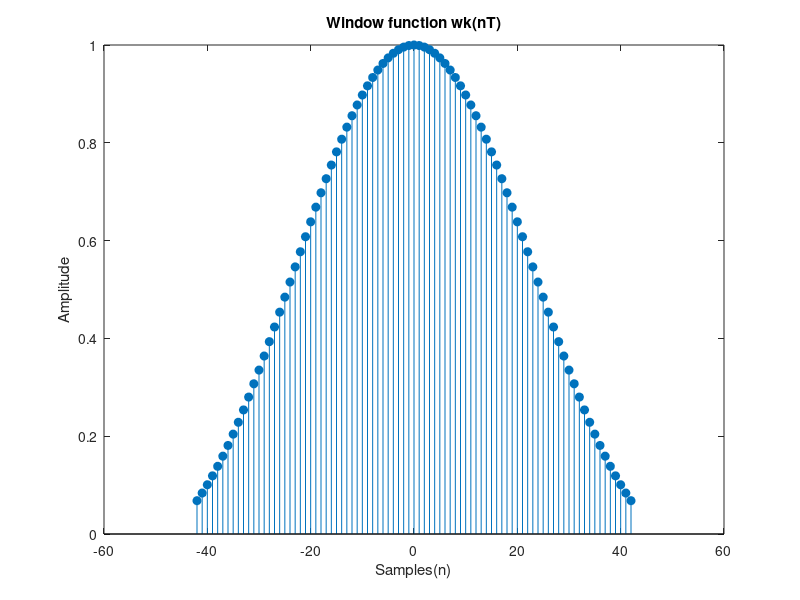

Source code (MATLAB): (Note: this script raises an error after producing the figure.)
clear all;
close all;
%% Filter Specifications
A = 2;
B = 4;
C = 3;
TAp = 0.05+0.01*A; % Stopband attenuation.
TAa = 40+B; % Passband ripple.
wp1 = 400+C*100; % Lower passband frequency.
wp2 = 700+C*100; % Upper cutoff frequency.
wa1 = 250+C*100; % Lower stopband frequency.
wa2 = 800+C*100; % Upeer stopband frequency.
ws = 2*(1200+C*100); % Sampling frequency.
deltaP = (10^(0.05*TAp)-1)/(10^(0.05*TAp)+1);
deltaA = 10^(-0.05*TAa);
delta = min(deltaP,deltaA);
Bt = min((wp1-wa1),(wa2-wp2));
wc1 = wp1 - Bt/2;
wc2 = wp2 + Bt/2;
%% Actual Stopband Attenuation
Aa = -20*log10(delta); % Actual stopband ripple.
Ap = 20*log10((delta+1)/(1-delta)); % Actual Passband ripple.
%% Calculating Alpha
if Aa<=21
Alpha = 0;
elseif Aa <= 50
Alpha = 0.5842*(Aa-21)^0.4 + 0.07886*(Aa-21);
else
Alpha = 0.1102*(Aa-8.7);
end
%% Calculating D
if Aa <= 21
D = 0.9222;
else
D = (Aa - 7.95)/14.36 ;
end%% Calculating the Order(N)
N = ceil((ws*D/Bt)+1);
if rem(N,2)==0
N=N+1;
end
%% Calculating Impulse Response(h(n))
nMax = (N-1)/2;
T = (2*pi)/ws;
n = (1 : nMax);
hn = (sin(wc2*T*n)- sin(wc1*T*n))./(n*pi);
hn0 = 2*(wc2-wc1)/ws;
hn = cat(2,fliplr(hn),hn0,hn);
%% Calculating lo(alpha)
temp = 1;
loAlpha = 1;
k = 1;
while temp > 10^(-6)
temp = ((1/factorial(k))*(Alpha/2)^k)^2;
loAlpha = loAlpha+temp;
k = k+1;
end
%% Calculating lo(beeta)
loBeta = [];
for x = 1:nMax
Beta = Alpha*sqrt(1-(2*x/(N-1))^2);
temp = 1;
loTemp = 1;
k = 1;
while temp > 10^(-6)
temp = ((1/factorial(k))*(Beta/2)^k)^2;
loTemp = loTemp+temp;
k = k+1;
end
loBeta = cat(2,loBeta,loTemp);
end
loBeta = cat(2,fliplr(loBeta),loAlpha,loBeta);
%% Calculte Wkn and plot the function
wkn = loBeta/loAlpha;
figure;
stem((-nMax:1:nMax),wkn,'fill');
title('Window function wk(nT)');
xlabel('Samples(n)');
ylabel('Amplitude');%% Magnitude response of the filter
hFilter = hn.*wkn;
[h,f] = freqz(hFilter);
fvtool(hFilter);
figure;
plot(f/T, 20 * log10(abs(h)));
ylim([-100 4]);
xlim([0 1500]);
title('Magnitude response of the filter');
xlabel('Angular Frequency (rad/s)');
ylabel('Magnitude (dB)');
grid on;
%% Magnitude response of the filter in the passband
figure;
plot(f/T, 20 * log10(abs(h)));
title('Magnitude response of the filter in the passband');
xlim([wc1 wc2]);
ylim([-TAp/2 TAp/2]);
xlabel('Angular Frequency (rad/s)');
ylabel('Magnitude (dB)');
grid on;
%% Phase response of the filter
figure;
plot(f/T,unwrap(angle(h)));
title('Phase Response of the Filter');
xlabel('Frequency(rad/s)');
ylabel('Phase(rad)');
%% Impulse response before going through the window h(nT)
figure;
stem((-nMax:nMax), hn,'fill');
title('Impulse Response Before going through the window h(nT)');
xlabel('Samples(n)');
ylabel('Amplitude');
%% Impulse Response of the filter
figure;
stem((-nMax:nMax), hFilter,'fill');
title('Impulse Response of the filter hw(nT)');
xlabel('Samples(n)');
ylabel('Amplitude');
grid on;
%% Filter a Signal
w1 = wa1/2; % signal 1 (frequency 450 rad/s )
w2 = (wp1+wp2)/2; % signal 2 (frequency 1150 rad/s )
w3 = 1600; % signal 3 (frequency 1600 rad/s )
xn0 = @(x)(sin(w1*x*T)+sin(w2*T*x)+sin(w3*T*x));
n1 = 1:(1025-N); % we take 1025-N samples
xn = xn0(n1); % Input signal
Hk0 = fft(hFilter,1024); % Furier transform of the filter
Xk0 = fft(xn,1024); % Furier transform of the signal
Yk0 = Xk0.*Hk0; % Furier transform of the output
yFilter = ifft(Yk0); % Output signal of the filter
yOut = sin(w2*T*(1:1024)); % Expected output signal
%% Frequency domain representation of the input signal
figure;
f1 = (1:1024)/1024*ws-ws/2;
Xk = fftshift(Xk0);
subplot(3,1,1);
plot(f1,abs(Xk));
axis([-ws/2 ws/2 0 500]);
title('Input signal(X[k])');
ylabel('Amplitude');
xlabel('Frequency (rad/s)');
%% Frequency domain representation of the output signal
Yk = fftshift(Yk0);
subplot(3,1,2);
plot(f1,abs(Yk));
title('Output signal(Y[k])');
xlabel('Frequency (rad/s)');
ylabel('Amplitude');
axis([-ws/2 ws/2 0 500]);
%% Expected output signal
Yk2 = fft(yOut,1024);
Yk2 = fftshift(Yk2);
subplot(3,1,3);
plot(f1,abs(Yk2));
title('Expected output signal(Y[k])');
xlabel('Frequency (rad/s)');
ylabel('Amplitude');
axis([-ws/2 ws/2 0 500]);
%% Time domain representation of the input signal
figure;
subplot(3,1,1);
stem(n1,xn);
axis([1 300 -3 3]);
title('Input signal (x(nT))');
xlabel('Samples (n)');
ylabel('Amplitude');%% Time domain representation of the Output signal
subplot(3,1,2)
stem(f1,yFilter);
axis([1 300 -1.5 1.5]);
title('Output signal (y(nT))');
xlabel('Samples (n)');
ylabel('Amplitude');
%% Time domain representation of the expected output signal
subplot(3,1,3)
stem(f1,yOut);
axis([1 300 -1.5 1.5]);
title('Expected output signal (y(nT))');
xlabel('Samples (n)');
ylabel('Amplitude');